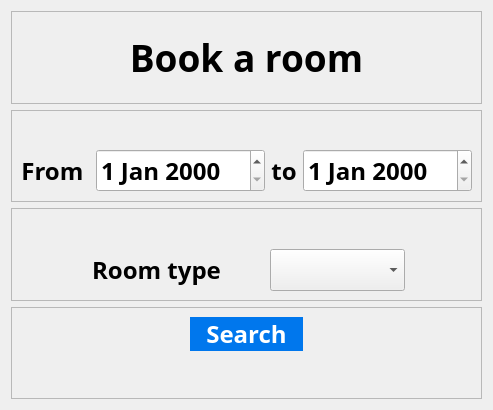
           <widget class="QWidget" name="book_info_page">
            <layout class="QVBoxLayout" name="verticalLayout_11">
             <item>
              <layout class="QVBoxLayout" name="verticalLayout_10" stretch="1,1,1,1">
               <item>
                <widget class="QFrame" name="frame_17">
                 <property name="frameShape">
                  <enum>QFrame::StyledPanel</enum>
                 </property>
                 <property name="frameShadow">
                  <enum>QFrame::Raised</enum>
                 </property>
                 <layout class="QGridLayout" name="gridLayout_34">
                  <item row="0" column="0">
                   <layout class="QGridLayout" name="gridLayout_33">
                    <item row="0" column="0">
                     <widget class="QLabel" name="label_22">
                      <property name="font">
                       <font>
                        <family>Bahnschrift SemiBold</family>
                        <pointsize>28</pointsize>
                        <weight>75</weight>
                        <bold>true</bold>
                       </font>
                      </property>
                      <property name="text">
                       <string>Book a room</string>
                      </property>
                      <property name="alignment">
                       <set>Qt::AlignCenter</set>
                      </property>
                     </widget>
                    </item>
                   </layout>
                  </item>
                 </layout>
                </widget>
               </item>
               <item>
                <widget class="QFrame" name="frame_16">
                 <property name="frameShape">
                  <enum>QFrame::StyledPanel</enum>
                 </property>
                 <property name="frameShadow">
                  <enum>QFrame::Raised</enum>
                 </property>
                 <layout class="QGridLayout" name="gridLayout_36">
                  <item row="0" column="0">
                   <layout class="QGridLayout" name="gridLayout_35">
                    <item row="1" column="1">
                     <widget class="QDateEdit" name="ck_in">
                      <property name="sizePolicy">
                       <sizepolicy hsizetype="Minimum" vsizetype="Expanding">
                        <horstretch>0</horstretch>
                        <verstretch>0</verstretch>
                       </sizepolicy>
                      </property>
                      <property name="font">
                       <font>
                        <family>Bahnschrift SemiBold</family>
                        <pointsize>18</pointsize>
                        <weight>75</weight>
                        <bold>true</bold>
                       </font>
                      </property>
                     </widget>
                    </item>
                    <item row="1" column="3">
                     <widget class="QDateEdit" name="ck_2">
                      <property name="sizePolicy">
                       <sizepolicy hsizetype="Minimum" vsizetype="Expanding">
                        <horstretch>0</horstretch>
                        <verstretch>0</verstretch>
                       </sizepolicy>
                      </property>
                      <property name="font">
                       <font>
                        <family>Bahnschrift SemiBold</family>
                        <pointsize>18</pointsize>
                        <weight>75</weight>
                        <bold>true</bold>
                       </font>
                      </property>
                     </widget>
                    </item>
                    <item row="1" column="0">
                     <widget class="QLabel" name="label_23">
                      <property name="font">
                       <font>
                        <family>Bahnschrift SemiBold</family>
                        <pointsize>18</pointsize>
                        <weight>75</weight>
                        <bold>true</bold>
                       </font>
                      </property>
                      <property name="text">
                       <string>From </string>
                      </property>
                      <property name="alignment">
                       <set>Qt::AlignCenter</set>
                      </property>
                     </widget>
                    </item>
                    <item row="1" column="2">
                     <widget class="QLabel" name="label_24">
                      <property name="font">
                       <font>
                        <family>Bahnschrift SemiBold</family>
                        <pointsize>18</pointsize>
                        <weight>75</weight>
                        <bold>true</bold>
                       </font>
                      </property>
                      <property name="text">
                       <string>to</string>
                      </property>
                      <property name="alignment">
                       <set>Qt::AlignCenter</set>
                      </property>
                     </widget>
                    </item>
                    <item row="0" column="1">
                     <spacer name="verticalSpacer_14">
                      <property name="orientation">
                       <enum>Qt::Vertical</enum>
                      </property>
                      <property name="sizeHint" stdset="0">
                       <size>
                        <width>20</width>
                        <height>40</height>
                       </size>
                      </property>
                     </spacer>
                    </item>
                   </layout>
                  </item>
                 </layout>
                </widget>
               </item>
               <item>
                <widget class="QFrame" name="frame_18">
                 <property name="frameShape">
                  <enum>QFrame::StyledPanel</enum>
                 </property>
                 <property name="frameShadow">
                  <enum>QFrame::Raised</enum>
                 </property>
                 <layout class="QGridLayout" name="gridLayout_40">
                  <item row="0" column="0">
                   <layout class="QGridLayout" name="gridLayout_39" columnstretch="2,4,0,4,2">
                    <item row="1" column="0">
                     <spacer name="horizontalSpacer_21">
                      <property name="orientation">
                       <enum>Qt::Horizontal</enum>
                      </property>
                      <property name="sizeHint" stdset="0">
                       <size>
                        <width>40</width>
                        <height>20</height>
                       </size>
                      </property>
                     </spacer>
                    </item>
                    <item row="1" column="1">
                     <widget class="QLabel" name="label_25">
                      <property name="font">
                       <font>
                        <family>Bahnschrift SemiBold</family>
                        <pointsize>18</pointsize>
                        <weight>75</weight>
                        <bold>true</bold>
                       </font>
                      </property>
                      <property name="text">
                       <string>Room type</string>
                      </property>
                      <property name="alignment">
                       <set>Qt::AlignCenter</set>
                      </property>
                     </widget>
                    </item>
                    <item row="1" column="2">
                     <spacer name="horizontalSpacer_20">
                      <property name="orientation">
                       <enum>Qt::Horizontal</enum>
                      </property>
                      <property name="sizeHint" stdset="0">
                       <size>
                        <width>40</width>
                        <height>20</height>
                       </size>
                      </property>
                     </spacer>
                    </item>
                    <item row="1" column="4">
                     <spacer name="horizontalSpacer_22">
                      <property name="orientation">
                       <enum>Qt::Horizontal</enum>
                      </property>
                      <property name="sizeHint" stdset="0">
                       <size>
                        <width>40</width>
                        <height>20</height>
                       </size>
                      </property>
                     </spacer>
                    </item>
                    <item row="1" column="3">
                     <widget class="QComboBox" name="Room_type">
                      <property name="sizePolicy">
                       <sizepolicy hsizetype="Preferred" vsizetype="Expanding">
                        <horstretch>0</horstretch>
                        <verstretch>0</verstretch>
                       </sizepolicy>
                      </property>
                      <property name="font">
                       <font>
                        <family>Bahnschrift SemiBold</family>
                        <pointsize>18</pointsize>
                        <weight>75</weight>
                        <bold>true</bold>
                       </font>
                      </property>
                      <item>
                       <property name="text">
                        <string/>
                       </property>
                      </item>
                      <item>
                       <property name="text">
                        <string>A</string>
                       </property>
                      </item>
                      <item>
                       <property name="text">
                        <string>B</string>
                       </property>
                      </item>
                      <item>
                       <property name="text">
                        <string>C</string>
                       </property>
                      </item>
                     </widget>
                    </item>
                    <item row="0" column="1">
                     <spacer name="verticalSpacer_13">
                      <property name="orientation">
                       <enum>Qt::Vertical</enum>
                      </property>
                      <property name="sizeHint" stdset="0">
                       <size>
                        <width>20</width>
                        <height>40</height>
                       </size>
                      </property>
                     </spacer>
                    </item>
                   </layout>
                  </item>
                 </layout>
                </widget>
               </item>
               <item>
                <widget class="QFrame" name="frame_15">
                 <property name="frameShape">
                  <enum>QFrame::StyledPanel</enum>
                 </property>
                 <property name="frameShadow">
                  <enum>QFrame::Raised</enum>
                 </property>
                 <layout class="QGridLayout" name="gridLayout_38">
                  <item row="0" column="0">
                   <layout class="QGridLayout" name="gridLayout_37" columnstretch="3,2,3">
                    <item row="0" column="2">
                     <spacer name="horizontalSpacer_24">
                      <property name="orientation">
                       <enum>Qt::Horizontal</enum>
                      </property>
                      <property name="sizeHint" stdset="0">
                       <size>
                        <width>40</width>
                        <height>20</height>
                       </size>
                      </property>
                     </spacer>
                    </item>
                    <item row="0" column="0">
                     <spacer name="horizontalSpacer_23">
                      <property name="orientation">
                       <enum>Qt::Horizontal</enum>
                      </property>
                      <property name="sizeHint" stdset="0">
                       <size>
                        <width>40</width>
                        <height>20</height>
                       </size>
                      </property>
                     </spacer>
                    </item>
                    <item row="0" column="1">
                     <widget class="QPushButton" name="to_room_select_page">
                      <property name="sizePolicy">
                       <sizepolicy hsizetype="Minimum" vsizetype="Expanding">
                        <horstretch>0</horstretch>
                        <verstretch>0</verstretch>
                       </sizepolicy>
                      </property>
                      <property name="font">
                       <font>
                        <family>Bahnschrift SemiBold</family>
                        <pointsize>18</pointsize>
                        <weight>75</weight>
                        <bold>true</bold>
                       </font>
                      </property>
                      <property name="styleSheet">
                       <string notr="true">QPushButton{background-color: rgb(0, 119, 237); border-radius:20px; color:rgb(255,255,255);}</string>
                      </property>
                      <property name="text">
                       <string>Search</string>
                      </property>
                     </widget>
                    </item>
                    <item row="1" column="1">
                     <spacer name="verticalSpacer_15">
                      <property name="orientation">
                       <enum>Qt::Vertical</enum>
                      </property>
                      <property name="sizeHint" stdset="0">
                       <size>
                        <width>20</width>
                        <height>40</height>
                       </size>
                      </property>
                     </spacer>
                    </item>
                   </layout>
                  </item>
                 </layout>
                </widget>
               </item>
              </layout>
             </item>
            </layout>
           </widget>
